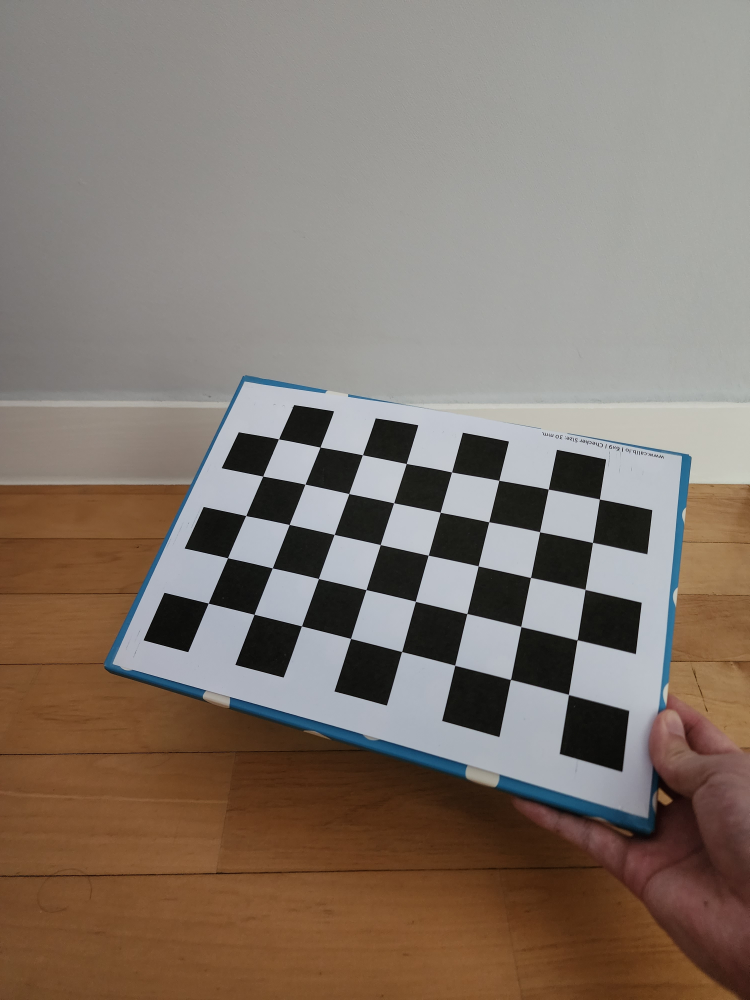
#> input picture calibration/1 (1).jpg, 3000 x 4000 px (shown at 1/4 size); its folder holds only this picture in this run
$ python calibration.py
#> lines starting #> are read from the running program, lines starting #| are printed output that depends on the picture; long printed decimals are rounded
import numpy as np
import glob, cv2


def find_checker_outer_points(refined_corners: np.array, checker_sizes: tuple, printer=False):
    """
    points: cv2.cornerSubPix()에 의해 생성된 점들
    size: 체스판의 크기
    """
    points = refined_corners
    size = checker_sizes

    outer_points =  np.float32(
        [
            points[0][0],
            points[size[0] * (size[1] - 1)][0],
            points[size[0] - 1][0],
            points[(size[0] * (size[1] - 1)) + (size[0] - 1)][0],
            ]
        )
    if printer:
            print(size[0], size[1])
            print("0th", points[0][0])
            print("1st", points[size[0] * (size[1] - 1)][0])
            print("2nd", points[size[0] - 1][0])
            print("3rd", points[(size[0] * (size[1] - 1)) + (size[0] - 1)][0])

    return outer_points

calibration_path = "./30'_30+40cm/calibration"

if __name__ == "__main__":
    images = glob.glob(calibration_path + "/*.jpg")

    criteria = (cv2.TERM_CRITERIA_EPS + cv2.TERM_CRITERIA_MAX_ITER, 1000, 0.00001)
    # criteria = (cv2.TERM_CRITERIA_EPS, 30, 0.00001)

    #### 사용자가 입력해야되는 값 ####
    # checker_sizes : i, j
    # real_dist : 실제 체크보드 1칸 길이

    real_dist = 3

    # resize 별 npz 파일 만들기
    for resize in range(7, 0, -1):
        print("resize :", resize)
        i, j = (8, 5)
        imgpoints = []
        objpoints = []
        for fname in images:
            print("imgpoints", len(imgpoints))
            print(fname)
            img = cv2.imread(fname).copy()
#> img is the input picture: shape (4000, 3000, 3); mean B, G, R 109.4, 119.2, 131.4
            h, w = img.shape[:2]
#> h = 4000; w = 3000
            image = cv2.resize(img, (w//resize, h//resize))
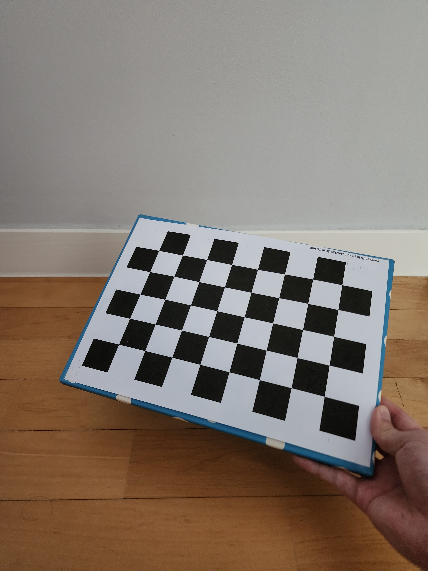
#> image: shape (571, 428, 3); mean B, G, R 109.3, 119.1, 131.3

            gray = cv2.cvtColor(image, cv2.COLOR_BGR2GRAY)
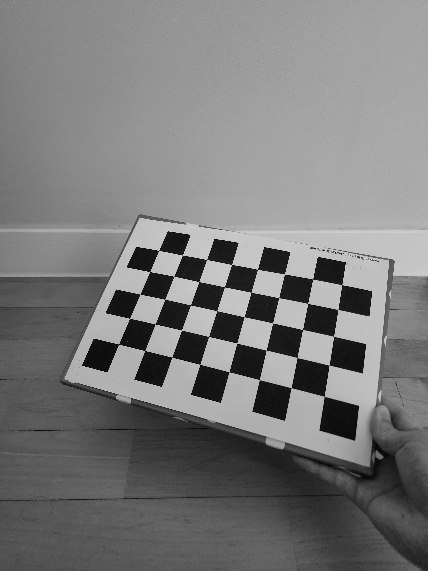
#> gray: shape (571, 428); min 0, max 224, mean 121.7

            ret, corners = cv2.findChessboardCorners(gray, (i, j), None)
#> ret = True; corners = 40 rows, first 8: [322, 394], [291.3, 387.5], [257, 377], [229.2, 371.7], [199.8, 364.2], [172, 357.3], [144.9, 350.4], [119.1, 344.2]
            if ret == True:
                objp = np.zeros((i * j, 3), np.float32)
                objp[:, :2] = np.mgrid[0:i, 0:j].T.reshape(-1, 2)
                objpoints.append(objp)
                # print(checker_sizes)
                checker_sizes = (i,j)

                refined_corners = cv2.cornerSubPix(
                    gray, corners, (11, 11), (-1, -1), criteria
                )
#> refined_corners = 40 rows, first 8: [324.2, 396.2], [291.1, 387.7], [259.4, 379.6], [228.9, 371.7], [199.8, 364.2], [172, 357], [144.7, 350.5], [118.7, 344.1]

                imgpoints.append(refined_corners)
                print("corner is  detected !!!")

            else:
                print("corner is not detected......")

        if len(imgpoints) != 0:
            ret, camera_matrix, dist, rvecs, tvecs = cv2.calibrateCamera(objpoints, imgpoints, gray.shape[::-1], None, None)
#> ret = 0.138; camera_matrix = [[427.4, 0, 225], [0, 453.9, 298.3], [0, 0, 1]]; dist = [[0.454, -5.08, 0.0064, 0.0243, 18.23]]; rvecs = ([-0.219, -0.81, -2.77],); tvecs = ([3, 2.8, 13.39],)

            # calibration error
            tot_error = 0
            for i in range(len(objpoints)):
                imgpoints2, _ = cv2.projectPoints(objpoints[i], rvecs[i], tvecs[i], camera_matrix, dist)
                error = cv2.norm(imgpoints[i],imgpoints2, cv2.NORM_L2)/len(imgpoints2)
                tot_error += error
                print(i+1, error)
#> this loop made 1 pass
#> (error, tot_error) on pass 1: (0.0218, 0.0218)
#| 1 0.02184
#> after the loop, tot_error = 0.0218

            ret, rvecs, tvecs = cv2.solvePnP(objp, refined_corners, camera_matrix, dist)
#> ret = True; rvecs = [-0.219, -0.81, -2.77]; tvecs = [3, 2.8, 13.39]
            outer_points = find_checker_outer_points(refined_corners, checker_sizes)
#> in find_checker_outer_points, `points = refined_corners`: points has the same summary as refined_corners outside find_checker_outer_points
#> in find_checker_outer_points, `outer_points =  np.float32( [ points[0][0], points[size[0] * (size[1] ..`: outer_points = [[324.2, 396.2], [341.9, 284.7], [118.7, 344.1], [158.7, 250.3]]
            total = tot_error/len(objpoints)
#> total = 0.0218
            print("total error: ", tot_error/len(objpoints))
#| total error:  0.02184

            if ret == True:
                np.savez(calibration_path + f"/cs_{checker_sizes}_rd_{real_dist}_te_{total:.2f}_rs_{resize}.npz", ret = ret, mtx = camera_matrix, dist = dist, rvecs = rvecs, tvecs = tvecs, outer_points=outer_points, checker_size=checker_sizes)
